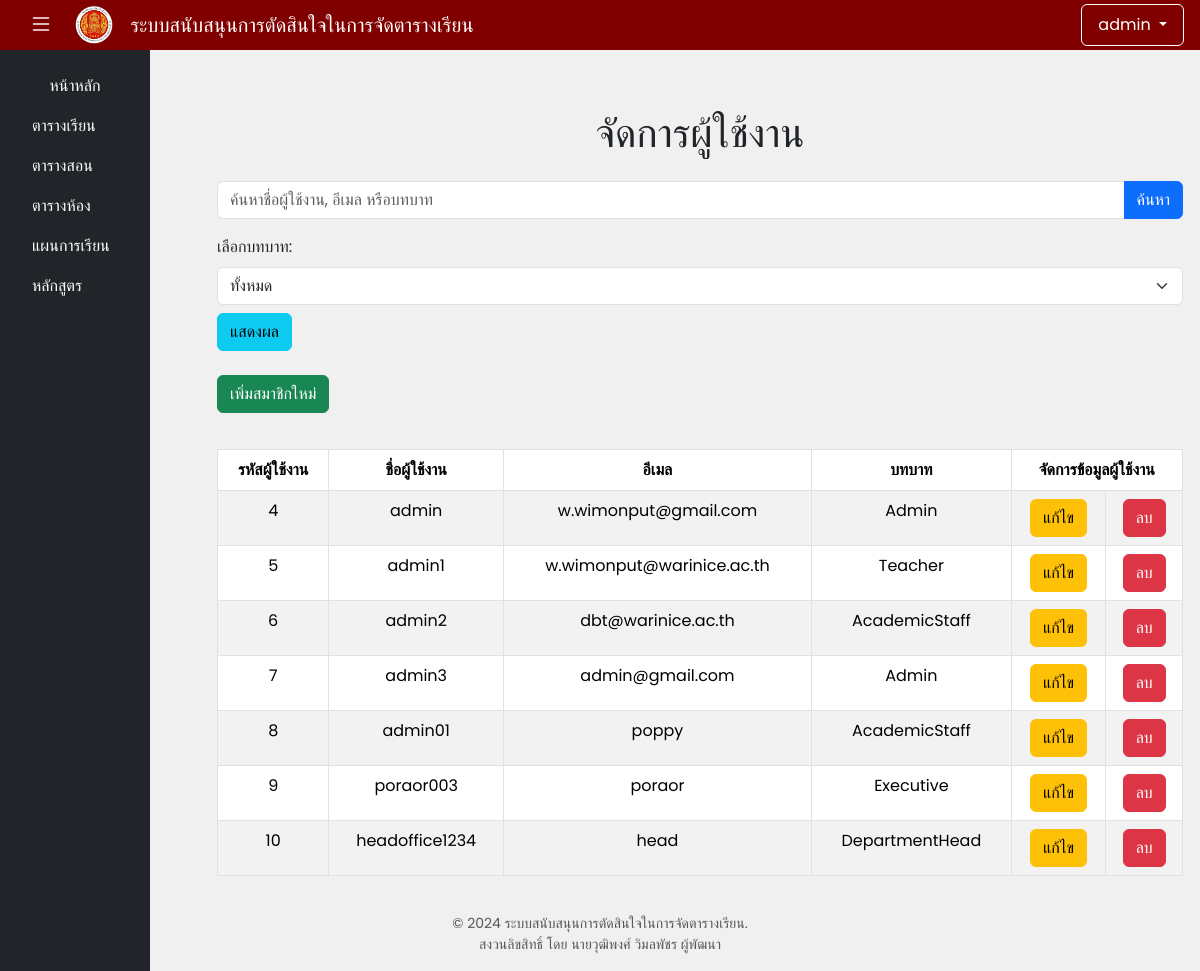
Page /index.php?page=admin-member on the committed database.
### tables this page shows
CREATE TABLE `users` (
  `user_id` int(11) NOT NULL,
  `fullname` varchar(100) NOT NULL,
  `email` varchar(100) NOT NULL,
  `username` varchar(50) NOT NULL,
  `Password` varchar(255) NOT NULL,
  `role` enum('Admin','Teacher','AcademicStaff','Executive','DepartmentHead') NOT NULL,
  `ContactInfo` varchar(100) DEFAULT NULL,
  `CreatedAt` timestamp NOT NULL DEFAULT current_timestamp()
);

### src/role/Admin/member/member.php (the view, shortened to what this page needs)
<div id="content">
<?php
$searchTerm = '';
$roleFilter = 'all';
$sql = "SELECT * FROM users WHERE (username LIKE ? OR fullname LIKE ? OR email LIKE ?)";
$stmt = $conn->prepare($sql);
$searchTermWildcard = "%" . $searchTerm . "%";
if ($roleFilter !== 'all') {
    $stmt->bind_param("ssss", $searchTermWildcard, $searchTermWildcard, $searchTermWildcard, $roleFilter);
} else {
    $stmt->bind_param("sss", $searchTermWildcard, $searchTermWildcard, $searchTermWildcard);
}
$stmt->execute();
$result = $stmt->get_result();
?>
<div class="container mt-5">
  <h1 class="mb-4 text-center">จัดการผู้ใช้งาน</h1>
  <form class="mb-4" method="POST" action="">
    <div class="input-group mb-3">
      <input type="text" class="form-control" name="search_term" placeholder="ค้นหาชื่อผู้ใช้งาน, อีเมล หรือบทบาท"
        value="<?php echo htmlspecialchars($searchTerm); ?>">
      <button class="btn btn-primary" type="submit" name="search">ค้นหา</button>
    </div>
    <div class="mb-3">
      <label for="role" class="form-label">เลือกบทบาท:</label>
      <select class="form-select" name="role" id="role">
        <option value="all" <?= $roleFilter == 'all' ? 'selected' : '' ?>>ทั้งหมด</option>
      </select>
      <button class="btn btn-info mt-2" type="submit">แสดงผล</button>
    </div>
  </form>
  <a href="?page=add_member" class="btn btn-success mb-3">เพิ่มสมาชิกใหม่</a>
  <table class="table table-bordered table-striped">
    <thead class="thead-dark text-center">
      <tr>
        <th>รหัสผู้ใช้งาน</th>
        <th>ชื่อผู้ใช้งาน</th>
        <th>อีเมล</th>
        <th>บทบาท</th>
        <th colspan="2">จัดการข้อมูลผู้ใช้งาน</th>
      </tr>
    </thead>
    <tbody>
      <?php
      if ($result->num_rows > 0) {
        while ($row = $result->fetch_assoc()) {
            echo "<tr>";
            echo "<td>" . (isset($row['user_id']) ? htmlspecialchars($row['user_id']) : 'ไม่มีข้อมูล') . "</td>";
            echo "<td>" . (isset($row['username']) ? htmlspecialchars($row['username']) : 'ไม่มีข้อมูล') . "</td>";
            echo "<td>" . (isset($row['email']) ? htmlspecialchars($row['email']) : 'ไม่มีข้อมูล') . "</td>";
            echo "<td>" . (isset($row['role']) ? htmlspecialchars($row['role']) : 'ไม่มีข้อมูล') . "</td>";
            echo "<td class='text-center'><a href='?page=edit_member&id=" . (isset($row['user_id']) ? $row['user_id'] : '') . "' class='btn btn-warning'>แก้ไข</a></td>";
            echo "<td class='text-center'><a href='?page=delete_member&id=" . (isset($row['user_id']) ? $row['user_id'] : '') . "' class='btn btn-danger' onclick='return confirm(\"คุณแน่ใจว่าต้องการลบสมาชิกนี้?\");'>ลบ</a></td>";
            echo "</tr>";
        }
    } else {
        echo "<tr><td colspan='6' class='text-center'>ไม่มีข้อมูลผู้ใช้</td></tr>";
    }
      ?>
    </tbody>
  </table>
</div>
</div>

### index.php (shortened to what this page needs)
<!DOCTYPE html>
<html lang="th">
<head>
  <link href="https://cdn.jsdelivr.net/npm/bootstrap@5.3.3/dist/css/bootstrap.min.css" rel="stylesheet"
>
  <link href="https://cdn.jsdelivr.net/npm/bootstrap-icons/font/bootstrap-icons.css" rel="stylesheet">
  <link rel="stylesheet" href="<?php echo BASE_URL; ?>css/styles.css">
  <link rel="stylesheet" href="<?php echo BASE_URL; ?>css/schedulestyles.css">
  <link rel="stylesheet" href="<?php echo BASE_URL; ?>css/priority.css">
</head>
<body>
  <?php
  include "src/HeaderFooter/header.php";
  ?>
  <div class="d-flex flex-column min-vh-100">
    <main class="flex-fill">
      <?php
      $pages = [
        'home' => 'src/public/home.php',
        'login' => 'src/public/loginPage.php',
        'submit_login' => 'src/Controller/submit_login.php',
        'logout' => 'src/Controller/logout.php',
        'schedule' => 'src/public/schedule.php',
        'teaching' => 'src/public/teaching.php',
        'room' => 'src/public/room.php',
        'studyplan' => 'src/public/studyplan.php',
        'course' => 'src/public/course.php',
        'table' => 'src/function/table.php',
        'admin' => 'src/role/Admin/dashboard.php',
        'admin-member' => 'src/role/Admin/member/member.php',
        'admin-course' => 'src/role/Admin/course/course.php',
        'admin-subject' => 'src/role/Admin/subject/subject.php',
        'admin-menu-schedule' => 'src/role/Admin/schedule/menu_schedule.php',
        'admin-report' => 'src/role/Admin/report/report.php',
        'DepartmentHead' => 'src/role/DepartmentHead/index.php',
        'Executive' => 'src/role/Executive/index.php',
        'AcademicStaff' => 'src/role/AcademicStaff/index.php'
      ];
      $page = $_GET['page'] ?? 'home';
      if (array_key_exists($page, $pages)) {
        $targetPage = $pages[$page];
        if (file_exists($targetPage)) {
          include $targetPage;
        } else {
          echo "else ใน";
          header("Location: " . BASE_URL . "index.php?page=home");
          exit;
        }
      } else {
        include "src/public/home.php";
      }
      ?>
    </main>
    <?php
    include "src/HeaderFooter/footer.php";
    ?>
  </div>
</body>
</html>

### src/HeaderFooter/header.php (shortened to what this page needs)
<nav class="navbar navbar-expand-lg" style="background-color: #800000">
  <div class="d-flex align-items-center">
    <button id="toggleSidebar" class="toggle-btn me-2">
      <i class="bi bi-list"></i>
    </button>
    <img src="src/logo/logo.png" alt="Logo" class="logo">
    <a href="<?php BASE_URL ?>index.php?page=home" class="navbar-brand text-white  ms-3">
      ระบบสนับสนุนการตัดสินใจในการจัดตารางเรียน
    </a>
  </div>
  <div id="user-section" class="d-flex align-items-center">
      <div class="dropdown">
        <a class="nav-link dropdown-toggle border border-white rounded px-3 py-2 text-white" href="#" id="userDropdown"
          role="button" data-bs-toggle="dropdown" aria-expanded="false">admin
        </a>
      </div>
  </div>
</nav>
<div class="d-flex">
  <div class="row h-100">
    <div id="sidebar" class="col-12 col-md-3 bg-dark p-3">
      <ul class="nav flex-column">
        <li class="nav-item">
          <a class="nav-link text-white btn btn-outline-info" href="?page=home">หน้าหลัก</a>
        </li>
        <li class="nav-item">
          <a class="nav-link text-white " href="?page=schedule">ตารางเรียน</a>
        </li>
        <li class="nav-item">
          <a class="nav-link text-white " href="?page=teaching">ตารางสอน</a>
        </li>
        <li class="nav-item">
          <a class="nav-link text-white " href="?page=room">ตารางห้อง</a>
        </li>
        <li class="nav-item">
          <a class="nav-link text-white " href="?page=studyplan">แผนการเรียน</a>
        </li>
        <li class="nav-item">
          <a class="nav-link text-white " href="?page=course">หลักสูตร</a>
        </li>
      </ul>
    </div>
  </div>
</div>

### src/HeaderFooter/footer.php
<footer class="text-center mt-3">
  <p class="text-muted small">
    &copy; 2024 ระบบสนับสนุนการตัดสินใจในการจัดตารางเรียน.<br>
    สงวนลิขสิทธิ์ โดย นายวุฒิพงศ์ วิมลพัชร ผู้พัฒนา
  </p>
</footer>

### css/styles.css (style rules this page uses)
body { font-family: "Poppins", "Sarabun", sans-serif; margin: 0; padding: 0; background-color: #f0f0f0; margin-top: 56px; }
.navbar { position: fixed; top: 0; left: 0; right: 0; padding: 0rem 1rem; display: flex; align-items: center; justify-content: space-between; z-index: 1001; }
.logo { height: 40px; width: auto; }
#sidebar { position: fixed; top: 50px; left: 0; width: 150px; height: 100%; background-color: #343a40; z-index: 1000; transform: translateX(0); transition: transform 0.3s ease-in-out; overflow-y: auto; }
#content { margin-left: 200px; padding: 5px; transition: margin-left 0.3s ease-in-out; }
.toggle-btn { background-color: transparent; border: none; color: white; font-size: 1.5rem; width: 50px; height: 50px; display: flex; align-items: center; justify-content: center; cursor: pointer; }
table { border-collapse: collapse; width: 100%; margin: 20px 0; min-width: 800px; }
th, td { text-align: center; padding: 10px; }

### rows in the picture
users: user_id "4", username "admin", email "w.wimonput@gmail.com", role "Admin"
users: user_id "5", username "admin1", email "w.wimonput@warinice.ac.th", role "Teacher"
users: user_id "6", username "admin2", email "dbt@warinice.ac.th", role "AcademicStaff"
users: user_id "7", username "admin3", email "admin@gmail.com", role "Admin"
users: user_id "8", username "admin01", email "poppy", role "AcademicStaff"
users: user_id "9", username "poraor003", email "poraor", role "Executive"
users: user_id "10", username "headoffice1234", email "head", role "DepartmentHead"
